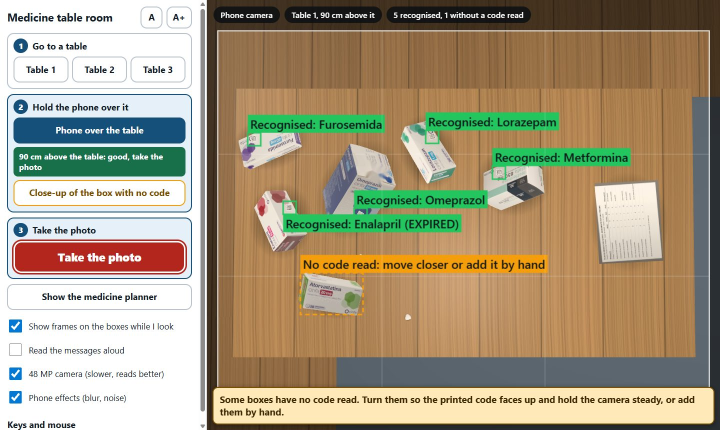
#> input picture media/5_room.jpg, 1440 x 860 px (shown at 1/2 size)
$ python -i advice.py   (imports and definitions only)
#> lines starting #> are read from the running program, lines starting #| are printed output that depends on the picture
"""Plain-language advice for the person holding the camera: is the distance right, is there enough light, is the picture sharp.

The live preview of the 3D room and the camera page show one sentence from here. It is computed from the frame and from what the reader found in it, so
it is the same for a phone, a webcam and the room; the page only displays it. It never says anything about a medicine: only how to hold the camera.

Numbers that come from measurements are named and explained next to their definition (experiments/calibrate_advice.py shows how they were found).
"""

from __future__ import annotations

import cv2
import numpy as np

MODULE_PER_PACK_SIDE = 0.0044       # pixels per module of the code per pixel of the side of the pack (square with the same area): median of 40 codes in the room photos, 10-90 % range 0.0040-0.0051
MIN_PX_PER_MODULE = 1.6             # below this even the enlarged windows rarely read a code (about 1.5 pixels per module is the limit of the 90 cm reading); the camera is too far for its resolution
DARK_MEAN = 80                      # mean grey level of the frame below which it is too dark (room photos: 119-146 normal, 29-36 two stops under, 11-14 darker)
BRIGHT_MEAN, BURNT_SHARE = 152, 0.03   # mean grey level above, or share of burnt-out pixels above, which means glare or over-exposure (normal photos: up to 146 and none burnt; veiled 156+, over-exposed 214+)
BLUR_RATIO = 0.64                   # fine detail over medium detail (90th percentile of 40 px blocks): sharp photos 0.62-0.78, shaken 0.45-0.62, out of focus 0.52-0.66, all simulated


def frame_quality(gray: np.ndarray) -> dict:
    """Light and sharpness of a grey frame, from a reduced copy (cheap): {"mean", "burnt", "blur_ratio"}."""
    w = gray.shape[1]
    small = cv2.resize(gray, None, fx=1600 / w, fy=1600 / w, interpolation=cv2.INTER_AREA) if w > 1600 else gray
    f = small.astype(np.float32)
    g1, g3 = cv2.GaussianBlur(f, (0, 0), 1.0), cv2.GaussianBlur(f, (0, 0), 3.0)
    h, ww = (f.shape[0] // 40) * 40, (f.shape[1] // 40) * 40
    fine = np.abs(f - g1)[:h, :ww].reshape(h // 40, 40, ww // 40, 40).mean(axis=(1, 3))
    medium = np.abs(g1 - g3)[:h, :ww].reshape(h // 40, 40, ww // 40, 40).mean(axis=(1, 3))
    textured = medium > 2.0
    ratio = float(np.percentile(fine[textured] / medium[textured], 90)) if textured.sum() > 5 else None
    return {"mean": float(f.mean()), "burnt": float((small >= 250).mean()), "blur_ratio": ratio}


def light_state(q: dict) -> str:
    if q["mean"] < DARK_MEAN:
        return "dark"
    if q["mean"] > BRIGHT_MEAN or q["burnt"] > BURNT_SHARE:
        return "glare"
    return "ok"


def expected_px_per_module(packs: list[dict]) -> float | None:
    """How many pixels one module of a code would have on the packs seen, judged by the size of the packs (None when no pack was seen)."""
    sides = [p["side"] for p in packs]
    return float(np.median(sides) * MODULE_PER_PACK_SIDE) if sides else None


def advise(gray: np.ndarray, packs: list[dict], codes: list[tuple], nocode: list[tuple]) -> dict:
    """One sentence and a level ("good", "mid", "bad") for what the camera sees.

    `packs`: the pack regions found ({"bbox", "side"}); `codes`: boxes of the codes that were read; `nocode`: boxes of the packs where none was read.
    """
    quality = frame_quality(gray)
    light = light_state(quality)
    missing = [p for p in packs if tuple(p["bbox"]) in {tuple(b) for b in nocode}]
    per_module = expected_px_per_module(missing)
    if codes and not nocode:
        n = len(codes)
        text, level, distance = f"{n} medicine{'s' if n != 1 else ''} recognised. Take the photo when all your boxes are marked.", "good", "good"
    elif not packs and not codes:
        text, level, distance = "No box in view. Point the camera at the table with the boxes.", "bad", "none"
    else:
        level = "mid" if codes else "bad"
        if light == "dark":
            text, distance = "It is too dark. Turn on a light or move to a brighter place.", "unread"
        elif light == "glare":
            text, distance = "There is too much shine. Tilt the box or the camera a little so the shine moves off the code.", "unread"
        elif per_module is not None and per_module < MIN_PX_PER_MODULE:
            text, distance = "Move a little closer to the boxes.", "closer"
        elif not codes and quality["blur_ratio"] is not None and quality["blur_ratio"] < BLUR_RATIO:      # codes being read: the blur is not what stops the rest
            text, distance = "The picture looks blurry. Hold the camera steady and wait a moment for it to focus.", "unread"
        else:
            text, distance = "Some boxes have no code read. Turn them so the printed code faces up and hold the camera steady, or add them by hand.", "unread"
    return {"text": text, "level": level, "distance": distance, "light": light, "blurry": bool(quality["blur_ratio"] is not None and quality["blur_ratio"] < BLUR_RATIO), "px_per_module": None if per_module is None else round(per_module, 2)}

>>> import cv2
>>> picture = cv2.imread('../../media/5_room.jpg', cv2.IMREAD_GRAYSCALE)
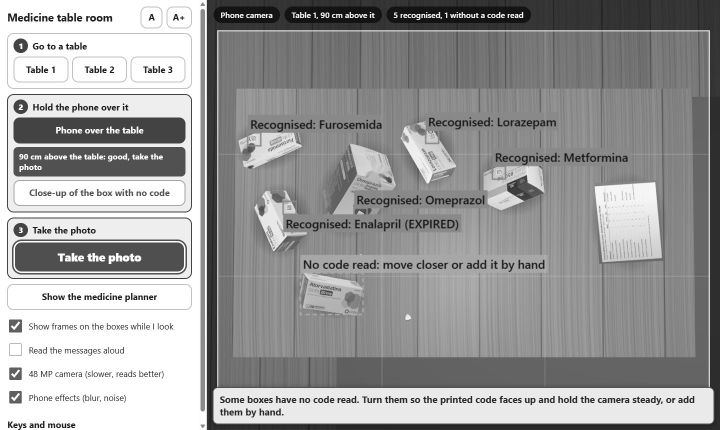
#> picture: shape (860, 1440) (shown at 1/2 size); min 0, max 255, mean 154.7
>>> result = frame_quality(picture)
#> in frame_quality, `g1, g3 = cv2.GaussianBlur(f, (0, 0), 1.0), cv2.GaussianBlur(f, (0, 0),..`:
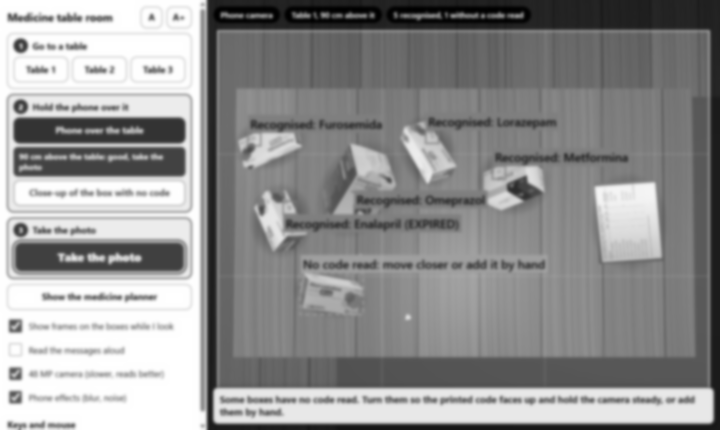
#> g3: shape (860, 1440) float32 (shown at 1/2 size); min 19.68, max 255, mean 154.6; drawn with min black and max white
#> in frame_quality, `fine = np.abs(f - g1)[:h, :ww].reshape(h // 40, 40, ww // 40, 40).mean..`:
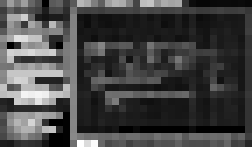
#> fine: shape (21, 36) float32 (shown 7 times larger); min 1.53e-05, max 20.46, mean 5.6; drawn with min black and max white
#> in frame_quality, `medium = np.abs(g1 - g3)[:h, :ww].reshape(h // 40, 40, ww // 40, 40).m..`:
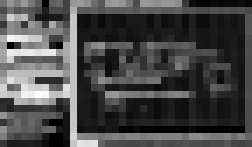
#> medium: shape (21, 36) float32 (shown 7 times larger); min 0, max 25.59, mean 7.4; drawn with min black and max white
#> in frame_quality, `textured = medium > 2.0`:
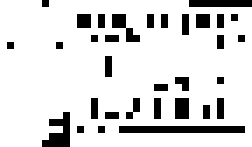
#> textured: shape (21, 36) bool (shown 7 times larger); 85.7% white; black in thin lines or dots
#> in frame_quality, `ratio = float(np.percentile(fine[textured] / medium[textured], 90)) if..`: ratio = 0.986
#> result = {'mean': 154.7, 'burnt': 0.169, 'blur_ratio': 0.986}
